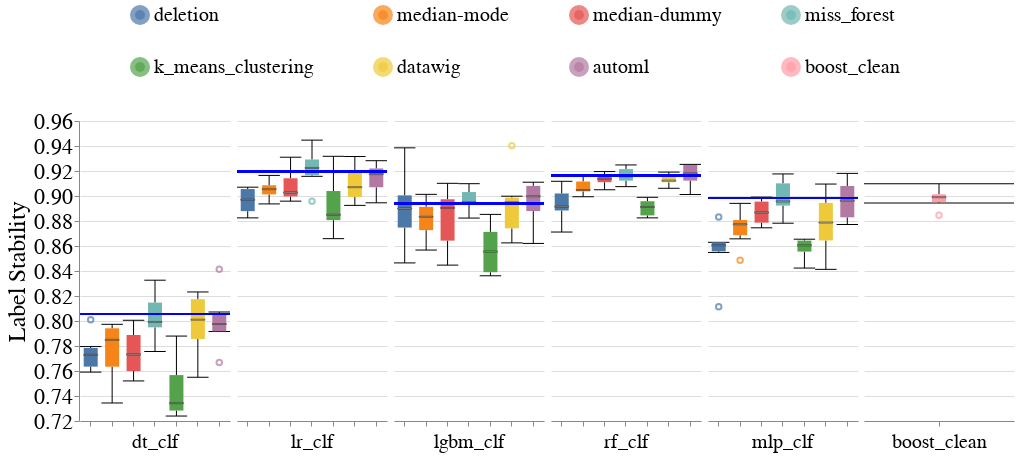

Here is the notebook cell this chart was saved with:
### Code cell
create_box_plots_for_diff_imputers_and_models(dataset_name=DATASET_NAME,
                                              metric_name='label_stability',
                                              db_client=db_client)

### Figure 1 — Vega-Lite specification as saved in the notebook (floating-point values rounded to 4 significant figures; data arrays with more than 128 entries replaced by an {"elided": "..."} marker saying what was removed)
{"config": {"view": {"continuousWidth": 400, "continuousHeight": 300, "stroke": null}, "axis": {"labelFontSize": 22, "labelFontWeight": "normal", "titleFontSize": 24, "titleFontWeight": "normal"}, "facet": {"spacing": 5}, "header": {"labelFontSize": 20, "labelOrient": "bottom", "labelPadding": 5, "titleFontSize": 24}, "legend": {"columns": 4, "direction": "horizontal", "labelFontSize": 20, "labelLimit": 400, "orient": "top", "symbolOffset": 50, "symbolStrokeWidth": 10, "titleAnchor": "middle", "titleFontSize": 22, "titleLimit": 300}, "title": {"fontSize": 24}}, "data": {"name": "data-0953bba55b54f8b33c2fe0aac3815bb5"}, "facet": {"column": {"field": "Model_Name", "sort": ["dt_clf", "lr_clf", "lgbm_clf", "rf_clf", "mlp_clf"], "title": null, "type": "nominal"}}, "spec": {"layer": [{"mark": {"type": "boxplot", "median": {"stroke": "black", "strokeWidth": 0.7}, "ticks": true}, "encoding": {"color": {"field": "Null_Imputer_Name", "sort": ["deletion", "median-mode", "median-dummy", "miss_forest", "k_means_clustering", "datawig", "automl", "boost_clean"], "title": null, "type": "nominal"}, "x": {"axis": {"labels": false}, "field": "Null_Imputer_Name", "sort": ["deletion", "median-mode", "median-dummy", "miss_forest", "k_means_clustering", "datawig", "automl", "boost_clean"], "title": null, "type": "nominal"}, "y": {"field": "Metric_Value", "scale": {"zero": false}, "title": "Label Stability", "type": "quantitative"}}}, {"mark": "rule", "encoding": {"color": {"value": "blue"}, "size": {"value": 2}, "y": {"field": "Baseline_Median", "type": "quantitative"}}}], "width": 150}, "resolve": {"scale": {"x": "independent"}}, "$schema": "https://vega.github.io/schema/vega-lite/v4.17.0.json", "datasets": {"data-0953bba55b54f8b33c2fe0aac3815bb5": {"elided": "216 records"}}}
